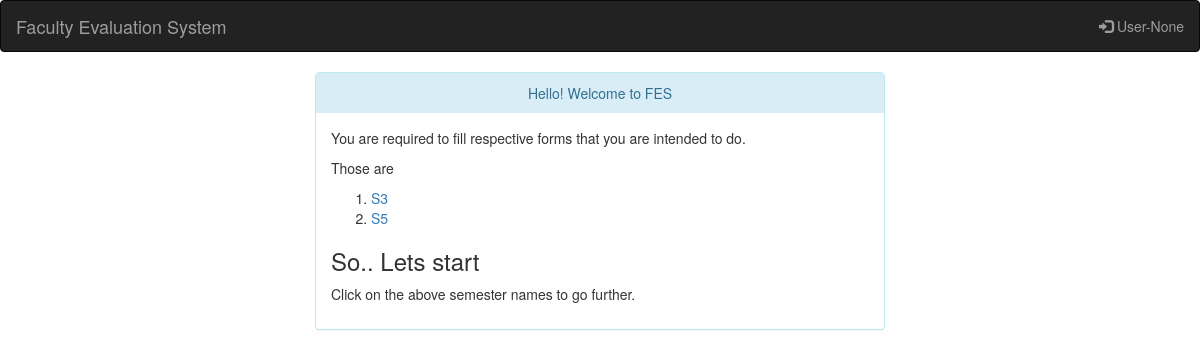
The page /FES/student/ on the database as committed earlier.
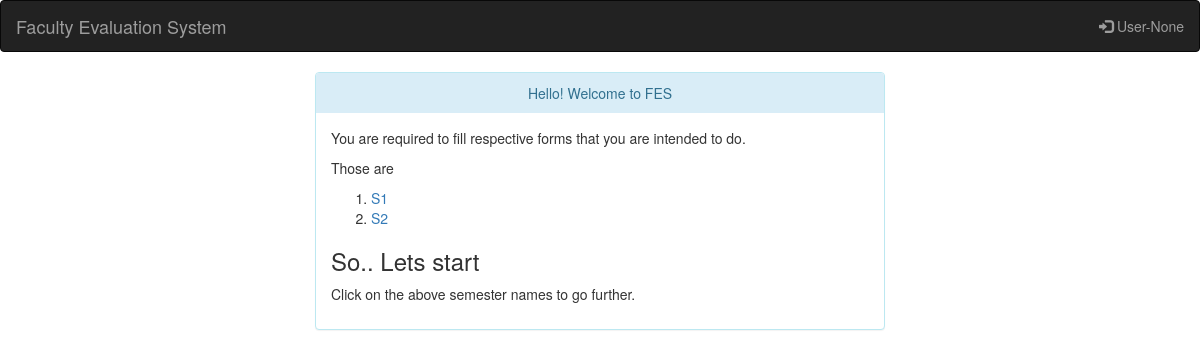
The same page on the database as committed later.
### teacher/models.py (models this page shows)
class Semester(models.Model):
    semesterName = models.CharField(max_length=20)

### student/views.py (the view, shortened to what this page needs)
# urls.py: url(r'^index/([0-9]+)/$' , views.forms , name='all_forms'),
def index(request):
    semesters = teacher_view.Semester.objects.all()
    primaryKey = []
    for semester in semesters:
        primaryKey.append(semester.pk)
    zipped_data = zip(semesters, primaryKey)
    context = {
        'zippedData': zipped_data,
        'token' : request.session.get('token')
    }
    return render(request, 'student/index.html', context)

### templates/student/index.html (shortened to what this page needs)
<!DOCTYPE html>
<html lang="en">
<head>
  <link rel="stylesheet" href="https://maxcdn.bootstrapcdn.com/bootstrap/3.3.7/css/bootstrap.min.css">
</head>
<body>
    <nav class="navbar navbar-inverse">
      <div class="container-fluid">
        <div class="navbar-header">
          <a class="navbar-brand" href="#">Faculty Evaluation System</a>
        </div>
          <ul class="nav navbar-nav navbar-right">
              <li><a href="/FES/administrator/logout"><span class="glyphicon glyphicon-log-in"></span> User-{{ token }}</a></li>
          </ul>
      </div>
    </nav>
    <div class="panel-group col-sm-6 col-sm-offset-3">
        <div class="panel panel-info ">
          <div class="panel-heading" style="text-align: center">Hello! Welcome to FES</div>
          <div class="panel-body">
              <p>You are required to fill respective forms that you are intended to do.</p>
              <p>Those are</p>
              <ol>
                  {% for semester , primaryKey in zippedData %}
                  <li><a href="sem/{{ primaryKey }}">{{ semester.semesterName }}</a></li>
                  {% endfor %}
              </ol>
              <h3>So.. Lets start</h3>
                <p>Click on the above semester names to go further.</p>
          </div>
        </div>
    </div>
</body>
</html>

Rows that differ between the two databases and show on the page:
removed Semester: semesterName "S3"
removed Semester: semesterName "S5"
added Semester: semesterName "S1"
added Semester: semesterName "S2"
